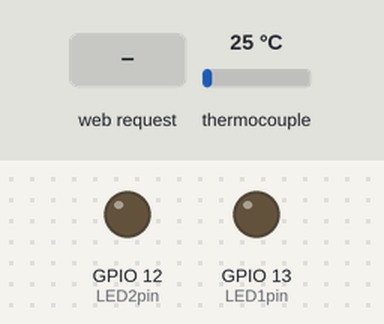
Simulated run of this sketch. Board: ESP32. Shown: output pins drawn as LEDs (lit = HIGH). Inputs (shaded band) come from the test bench; at power-on: thermocouple 25 °C. WiFi joins after 1.5 s; servers stay silent unless stated; what the sketch prints to the serial monitor is not drawn.

Above: at 2.7 s.
2.8 s: HTTP request GET /led1on received
At 4.0 s:
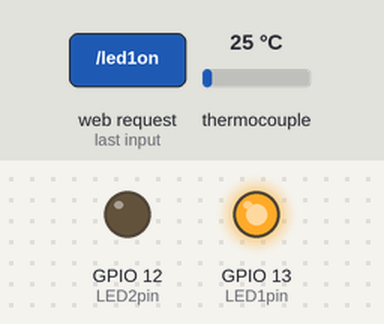
4.3 s: HTTP request GET /led2on received
At 5.1 s:
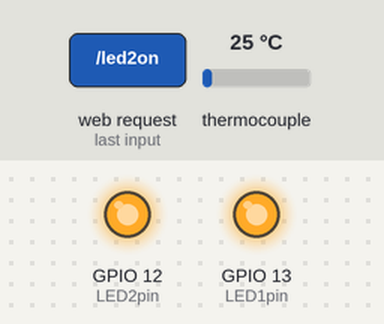
5.8 s: HTTP request GET /led1off received
At 6.2 s:
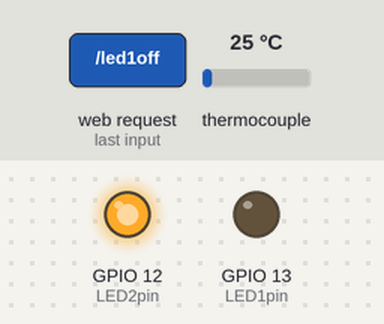
7.3 s: HTTP request GET /led2off received
At 8.6 s:
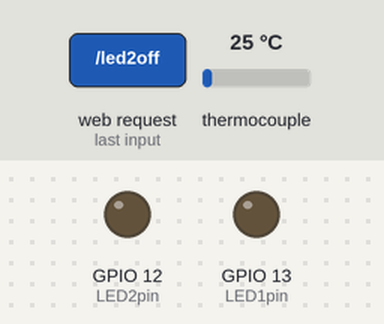
Timing chart, 0 to 9.8 s (numbered marks = the images above; inputs shaded):
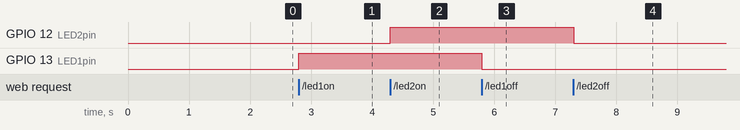

The sketch:

ESP32_WebServer_Demo.ino
```cpp
#include <WiFi.h>
#include <WebServer.h>
#include "max6675.h"

const char* ssid = "ESP32Demo";  // SSID de la red Wifi
const char* password = "esp32demo";  // Password de la red Wifi

// Crea instancia del servidor web escuchando el puerto 80 (HTTP)
WebServer server(80);

// Definición de puertos para el sensor de Temp
int thermoDO = 19;
int thermoCS = 23;
int thermoCLK = 5;
MAX6675 thermocouple(thermoCLK, thermoCS, thermoDO);

/*
   Estado inicial de los LEDs del ESP32
*/
uint8_t LED1pin = 13;
bool LED1Estado = LOW;
uint8_t LED2pin = 12;
bool LED2Estado = LOW;

// Gestión del servicio web
// Gestión del evento "conexión"
void handle_OnConnect() {
  LED1Estado = LOW; // 1
  LED2Estado = LOW; // 1
  Serial.println("GPIO4 Estado: OFF | GPIO5 Estado: OFF"); // 2
  server.send(200, "text/html", SendHTML(LED1Estado, LED2Estado)); // 3
}

// Gestión de la acción "Encender LED1"
void handle_led1on() {
  LED1Estado = HIGH; //1
  Serial.println("GPIO4 Estado: ON"); // 2
  server.send(200, "text/html", SendHTML(true, LED2Estado)); //3
}

// Gestión de la acción "Apagar LED1"
void handle_led1off() {
  LED1Estado = LOW;
  Serial.println("GPIO4 Estado: OFF");
  server.send(200, "text/html", SendHTML(false, LED2Estado));
}

// Gestión de la acción "Encender LED2"
void handle_led2on() {
  LED2Estado = HIGH;
  Serial.println("GPIO5 Estado: ON");
  server.send(200, "text/html", SendHTML(LED1Estado, true));
}

// Gestión de la acción "Apagar LED2"
void handle_led2off() {
  LED2Estado = LOW;
  Serial.println("GPIO5 Estado: OFF");
  server.send(200, "text/html", SendHTML(LED1Estado, false));
}

void handle_NotFound() {
  server.send(404, "text/plain", "La pagina no existe");
}

// Archivo servido HTML con estilos CSS
String SendHTML(uint8_t led1stat, uint8_t led2stat) {
  String ptr = "<!DOCTYPE html> <html>\n";

  ptr += "<head><meta name=\"viewport\" content=\"width=device-width, initial-scale=1.0, user-scalable=no\">\n";
  ptr += "<meta http-equiv=\"refresh\" content=\"3\">";
  ptr += "<title>Control LEDs y Lectura de Temperatura</title>\n";

  // Estilos para los botones
  ptr += "<style>html { font-family: Helvetica; display: inline-block; margin: 0px auto; text-align: center;}\n";
  ptr += "body{margin-top: 45px;} h1 {color: #444444;margin: 45px auto 25px;} h3 {color: #444444;margin-bottom: 45px;}\n";
  ptr += ".button {display: block;width: 80px;background-color: #34db98;border: none;color: white;padding: 13px 25px;text-decoration: none;font-size: 25px;margin: 0px auto 35px;cursor: pointer;border-radius: 4px;}\n";
  ptr += ".button-on {background-color: #34db98;}\n";
  ptr += ".button-on:active {background-color: #29b980;}\n";
  ptr += ".button-off {background-color: #345e49;}\n";
  ptr += ".button-off:active {background-color: #2c503e;}\n";
  ptr += "p {font-size: 14px;color: #888;margin-bottom: 10px;}\n";
  ptr += "</style>\n";
  ptr += "</head>\n";
  ptr += "<body>\n";

  // Contenido
  ptr += "<div style=\"text-align:center;\"><img style=\"widh:auto;height:100px;\" src=\"https://sipac2.usc.edu.co/images/logoUSC.png\"/></div>";
  ptr += "<h1>ESP32 Web Server</h1>\n";
  ptr += "<h3>andres.grisales00@usc.edu.co</h3>\n";

  // Lógica para encendido/apagado de LEDs
  if (led1stat)
  {
    ptr += "<p>LED1 Estado: <span style=\"color:green;font-weight:bold\">ON</span></p><a class=\"button button-off\" href=\"/led1off\">OFF</a>\n";
  }
  else
  {
    ptr += "<p>LED1 Estado: OFF</p><a class=\"button button-on\" href=\"/led1on\">ON</a>\n";
  }

  if (led2stat)
  {
    ptr += "<p>LED2 Estado: <span style=\"color:red;font-weight:bold\">ON</span></p><a class=\"button button-off\" href=\"/led2off\">OFF</a>\n";
  }
  else
  {
    ptr += "<p>LED2 Estado: OFF</p><a class=\"button button-on\" href=\"/led2on\">ON</a>\n";
  }
  ptr += "<div class=\"button button-off\">"+String(thermocouple.readCelsius())+"C</div>";

  ptr += "</body>\n";
  ptr += "</html>\n";
  return ptr;
}

void setup() {
 // Configuración de interfaz serial
  Serial.begin(115200);
  pinMode(LED1pin, OUTPUT);
  pinMode(LED2pin, OUTPUT);

  // Configuración del Wifi
  WiFi.mode(WIFI_STA);
  WiFi.begin(ssid, password);
  Serial.println("");

  // Espera la conexión
  while (WiFi.status() != WL_CONNECTED) {
    delay(500);
    Serial.print(".");
  }
  Serial.println("");
  Serial.print("Conectado a ");
  Serial.println(ssid);
  Serial.print("Direccion IP: ");
  Serial.println(WiFi.localIP());

  server.on("/", handle_OnConnect);
  server.on("/led1on", handle_led1on);
  server.on("/led1off", handle_led1off);
  server.on("/led2on", handle_led2on);
  server.on("/led2off", handle_led2off);
  server.onNotFound(handle_NotFound);

  // Inicia servidor
  server.begin();
  Serial.println("Servidor HTTP iniciado");

}

void loop() {
  server.handleClient();

  if (LED1Estado)
  {
    digitalWrite(LED1pin, HIGH);
  }
  else
  {
    digitalWrite(LED1pin, LOW);
  }

  if (LED2Estado)
  {
    digitalWrite(LED2pin, HIGH);
  }
  else
  {
    digitalWrite(LED2pin, LOW);
  }
}
```

Measured:
- after the input at 2.8 s, GPIO 13 (LED1pin): LOW → HIGH at once
- after the input at 4.3 s, GPIO 12 (LED2pin): LOW → HIGH at once
- after the input at 5.8 s, GPIO 13 (LED1pin): HIGH → LOW at once
- after the input at 7.3 s, GPIO 12 (LED2pin): HIGH → LOW at once
